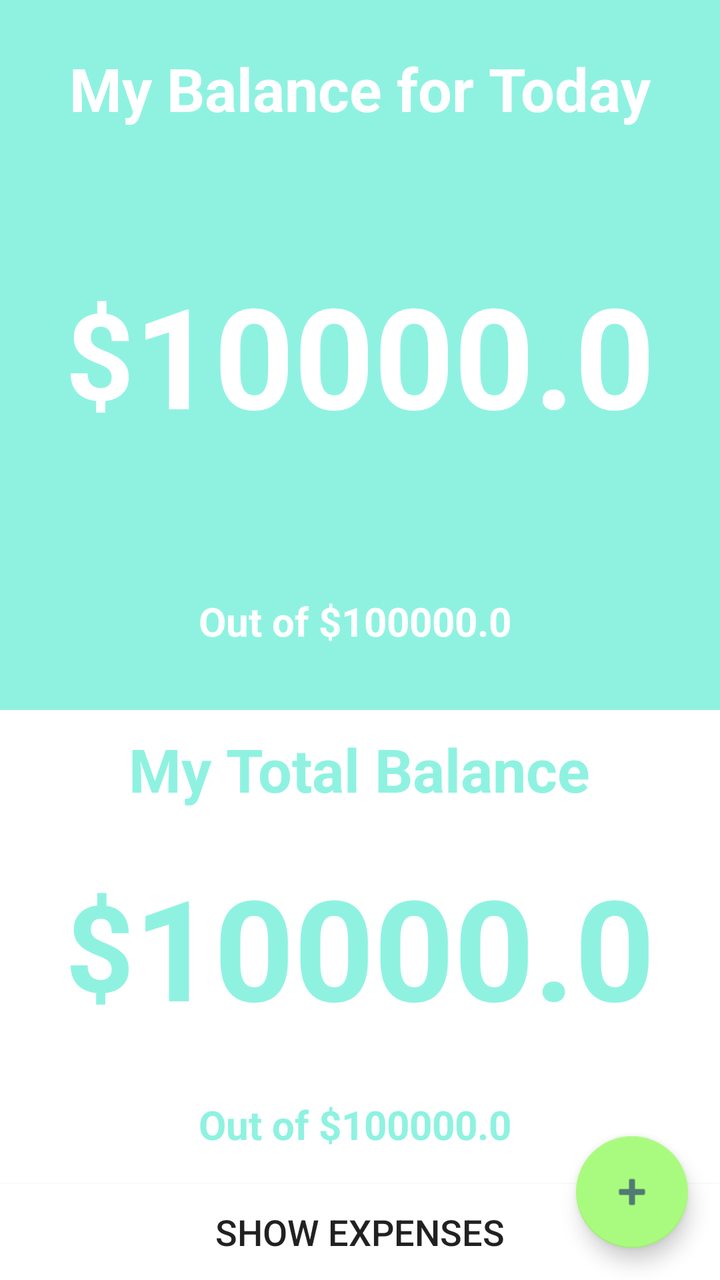
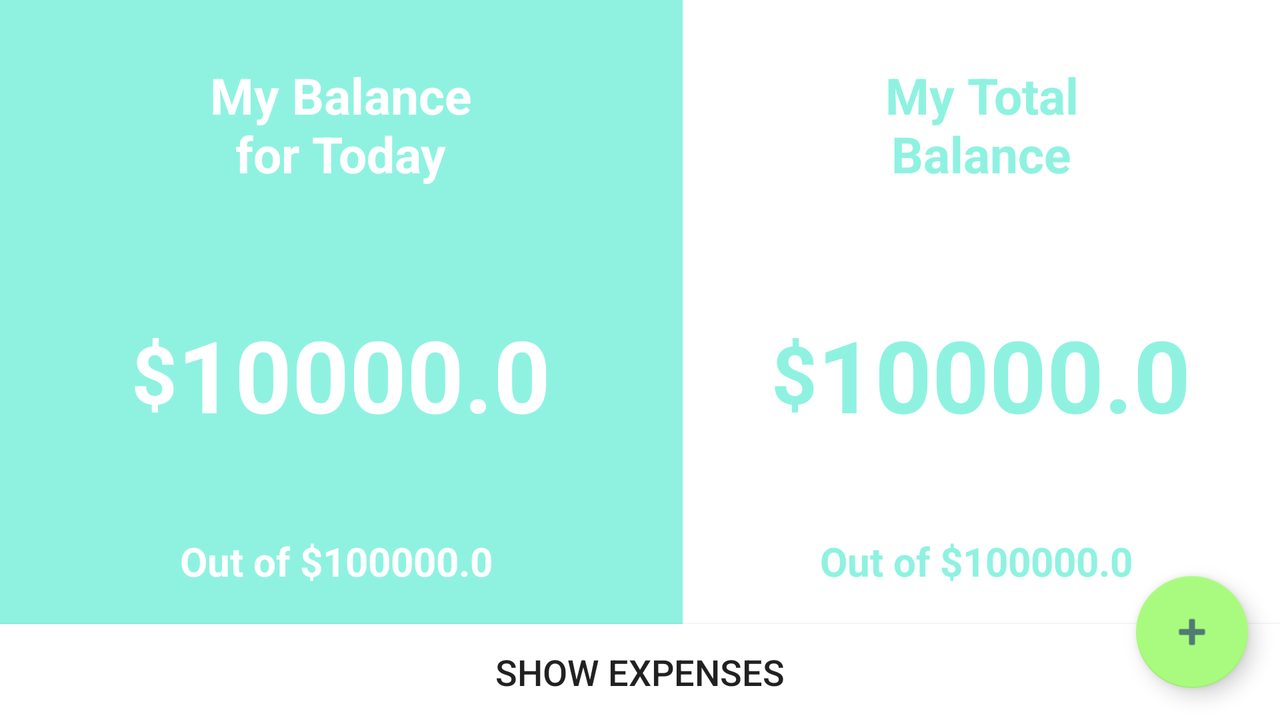

The same Android screen from two of the app's own layout files: first res/layout/ as a phone draws it, then the repository's variant for another configuration, drawn on a device whose configuration selects that folder. Both files follow.
<!-- AndroidManifest.xml: application theme AppTheme -->
<!-- res/layout/fragment_event_daily_details.xml -->
<FrameLayout xmlns:android="http://schemas.android.com/apk/res/android"
    xmlns:tools="http://schemas.android.com/tools"
    android:layout_width="match_parent"
    android:layout_height="match_parent"
    tools:context=".EventDetailsDailyFragment">
    <ScrollView  android:fillViewport="true"
        android:layout_width="match_parent"
        android:layout_height="match_parent">
        <LinearLayout
            android:layout_width="match_parent" android:orientation="vertical"
            android:layout_height="match_parent">
            <LinearLayout android:background="@color/lightBlue"
                android:layout_width="match_parent" android:id="@+id/event_daily_daily_container"
                android:orientation="vertical" android:layout_weight="3"
                android:layout_height="0dp">
                <RelativeLayout
                    android:layout_width="match_parent"
                    android:layout_height="0dp" android:layout_weight="1">
                    <TextView  android:layout_centerInParent="true" android:textColor="@android:color/white"
                        android:layout_width="wrap_content" android:textSize="30dp" android:textStyle="bold"
                        android:layout_height="wrap_content" android:text="@string/daily_balance_string"/>
                </RelativeLayout>
                <RelativeLayout
                    android:layout_width="match_parent"
                    android:layout_height="0dp" android:layout_weight="2">
                    <LinearLayout android:layout_centerInParent="true"
                        android:layout_centerHorizontal="true"
                        android:layout_width="wrap_content" android:layoutDirection="ltr"
                        android:layout_height="wrap_content">
                        <TextView android:id="@+id/event_daily_balance_daily_currency"
                            android:textStyle="bold" android:textColor="@android:color/white"
                            android:layout_marginTop="-5dp"
                            android:layout_width="wrap_content"
                            android:layout_height="wrap_content" android:textSize="60dp"
                            android:text="$"/>
                        <TextView android:id="@+id/event_daily_balance_daily"  android:textColor="@android:color/white" android:textStyle="bold"
                            android:layout_width="wrap_content" android:textSize="70dp"
                            android:layout_height="wrap_content" android:text="10000.0"/>
                    </LinearLayout>
                </RelativeLayout>
                <RelativeLayout
                    android:layout_width="match_parent"
                    android:layout_height="0dp" android:layout_weight="1">
                    <LinearLayout android:layout_centerInParent="true"
                        android:layout_width="wrap_content"
                        android:layout_height="wrap_content">
                        <TextView android:textColor="@android:color/white" android:textStyle="bold"
                            android:layout_width="wrap_content" android:layout_marginEnd="5dp" android:textSize="20dp"
                            android:layout_height="wrap_content" android:text="@string/daily_event_out_of" android:layout_centerHorizontal="true"/>
                        <LinearLayout android:layoutDirection="ltr"
                            android:layout_width="wrap_content"
                            android:layout_height="match_parent">
                            <TextView android:textColor="@android:color/white" android:textStyle="bold"
                                android:layout_width="wrap_content" android:textSize="20dp" android:id="@+id/event_daily_daily_allowance_currency"
                                android:layout_height="wrap_content" android:text="$" android:layout_centerHorizontal="true"/>
                            <TextView android:textColor="@android:color/white" android:textStyle="bold"
                                android:id="@+id/event_daily_daily_allowance"
                                android:layout_width="wrap_content" android:textSize="20dp"
                                android:layout_height="wrap_content" android:text="100000.0 " android:layout_centerHorizontal="true"/>
                        </LinearLayout>
                    </LinearLayout>
                </RelativeLayout>
            </LinearLayout>
            <LinearLayout android:orientation="vertical" android:background="@android:color/white"
                android:layout_width="match_parent" android:layout_weight="2"
                android:layout_height="0dp">
                <RelativeLayout
                    android:layout_width="match_parent"
                    android:layout_height="0dp" android:layout_weight="1">
                    <TextView  android:layout_centerInParent="true" android:textColor="@color/lightBlue"
                        android:layout_width="wrap_content" android:textSize="30dp" android:textStyle="bold"
                        android:layout_height="wrap_content" android:text="@string/daily_event_total_string"/>
                </RelativeLayout>
                <RelativeLayout
                    android:layout_width="match_parent"
                    android:layout_height="0dp" android:layout_weight="2">
                    <LinearLayout android:layout_centerInParent="true"
                        android:layout_centerHorizontal="true" android:layoutDirection="ltr"
                        android:layout_width="wrap_content"
                        android:layout_height="wrap_content">
                        <TextView android:id="@+id/event_daily_balance_total_currency"
                            android:textStyle="bold" android:textColor="@color/lightBlue"
                            android:layout_marginTop="-5dp"
                            android:layout_width="wrap_content"
                            android:layout_height="wrap_content" android:textSize="60dp"
                            android:text="$"/>
                        <TextView android:textColor="@color/lightBlue" android:id="@+id/event_daily_balance_total" android:textStyle="bold"
                            android:layout_width="wrap_content" android:textSize="70dp"
                            android:layout_height="wrap_content" android:text="10000.0"/>
                    </LinearLayout>
                </RelativeLayout>
                <RelativeLayout
                    android:layout_width="match_parent"
                    android:layout_height="0dp" android:layout_weight="1">
                    <LinearLayout android:layout_centerInParent="true"
                        android:layout_width="wrap_content"
                        android:layout_height="wrap_content">
                        <TextView android:textColor="@color/lightBlue" android:textStyle="bold"
                            android:layout_width="wrap_content" android:textSize="20dp" android:layout_marginEnd="5dp"
                            android:layout_height="wrap_content" android:text="@string/daily_event_out_of" android:layout_centerHorizontal="true"/>
                        <LinearLayout
                            android:layout_width="wrap_content" android:layoutDirection="ltr"
                            android:layout_height="match_parent">
                            <TextView android:textColor="@color/lightBlue" android:textStyle="bold"
                                android:layout_width="wrap_content" android:textSize="20dp" android:id="@+id/event_daily_badget_total_currency"
                                android:layout_height="wrap_content" android:text="$" android:layout_centerHorizontal="true"/>
                            <TextView android:textColor="@color/lightBlue" android:textStyle="bold"
                                android:layout_width="wrap_content" android:textSize="20dp" android:id="@+id/event_daily_money"
                                android:layout_height="wrap_content" android:text="100000.0 " android:layout_centerHorizontal="true"/>
                        </LinearLayout>
                    </LinearLayout>
                </RelativeLayout>
            </LinearLayout>
            <Button
                android:layout_width="match_parent" android:id="@+id/event_daily_show_expenses_btn" android:background="@android:color/white"
                android:layout_height="wrap_content" android:text="@string/daily_show_expenses_string" />
        </LinearLayout>

    </ScrollView>
    <android.support.design.widget.FloatingActionButton
        android:id="@+id/addExpense"
        android:layout_width="wrap_content"
        android:layout_height="wrap_content"
        android:layout_gravity="bottom|end"
        android:tint="@color/fontdefault"
        android:layout_margin="@dimen/fab_margin"
        android:src="@android:drawable/ic_input_add" />
</FrameLayout>
<!-- resources referenced by this layout -->
<resources>
  <color name="fontdefault">#507A72</color>
  <color name="lightBlue">#8ff2e1</color>
  <dimen name="fab_margin">16dp</dimen>
  <string name="daily_balance_string">My Balance for Today</string>
  <string name="daily_event_out_of">Out of </string>
  <string name="daily_event_total_string">My Total Balance</string>
  <string name="daily_show_expenses_string">Show Expenses</string>
  <style name="AppTheme" parent="Theme.AppCompat.Light.DarkActionBar">
          
          <item name="colorPrimary">@color/colorPrimary</item>
          <item name="colorPrimaryDark">@color/colorPrimaryDark</item>
          <item name="colorAccent">@color/colorAccent</item>
          <item name="android:textSize">18dp</item>
      </style>
  <color name="colorPrimary">#7bbbf6</color>
  <color name="colorPrimaryDark">#8ff2e1</color>
  <color name="colorAccent">#a9fb7f</color>
</resources>
<!-- res/layout-land/fragment_event_daily_details.xml (the repository's variant of the layout above) -->
<!-- drawn on the phone turned sideways -->
<FrameLayout xmlns:android="http://schemas.android.com/apk/res/android"
    xmlns:tools="http://schemas.android.com/tools"
    android:layout_width="match_parent"
    android:layout_height="match_parent"
    tools:context=".EventDetailsDailyFragment">
    <LinearLayout
        android:layout_width="match_parent" android:orientation="vertical"
        android:layout_height="match_parent">
        <LinearLayout
            android:layout_width="match_parent" android:orientation="horizontal"
            android:layout_height="0dp" android:layout_weight="1">
            <LinearLayout android:background="@color/lightBlue"
                android:layout_width="0dp" android:id="@+id/event_daily_daily_container"
                android:orientation="vertical" android:layout_weight="4"
                android:layout_height="match_parent">
                <RelativeLayout
                    android:layout_width="match_parent" android:padding="10dp"
                    android:layout_height="0dp" android:layout_weight="2">
                    <TextView  android:layout_centerInParent="true" android:textAlignment="center" android:textColor="@android:color/white"
                        android:layout_width="wrap_content" android:textSize="25dp" android:textStyle="bold"
                        android:layout_height="wrap_content" android:text="@string/daily_balance_string_land"/>
                </RelativeLayout>
                <RelativeLayout
                    android:layout_width="match_parent"
                    android:layout_height="0dp" android:layout_weight="2">
                    <LinearLayout android:layout_centerInParent="true"
                        android:layout_centerHorizontal="true"
                        android:layout_width="wrap_content" android:layoutDirection="ltr"
                        android:layout_height="wrap_content">
                        <TextView android:id="@+id/event_daily_balance_daily_currency"
                            android:textStyle="bold" android:textColor="@android:color/white"
                            android:layout_marginTop="-5dp"
                            android:layout_width="wrap_content"
                            android:layout_height="wrap_content" android:textSize="40dp"
                            android:text="$"/>
                        <TextView android:id="@+id/event_daily_balance_daily"  android:textColor="@android:color/white" android:textStyle="bold"
                            android:layout_width="wrap_content" android:textSize="50dp"
                            android:layout_height="wrap_content" android:text="10000.0"/>
                    </LinearLayout>
                </RelativeLayout>
                <RelativeLayout
                    android:layout_width="match_parent"
                    android:layout_height="0dp" android:layout_weight="1">
                    <LinearLayout android:layout_centerInParent="true"
                        android:layout_width="wrap_content"
                        android:layout_height="wrap_content">
                        <TextView android:textColor="@android:color/white" android:textStyle="bold"
                            android:layout_width="wrap_content" android:textSize="20dp" android:layout_marginEnd="5dp"
                            android:layout_height="wrap_content" android:text="@string/daily_event_out_of" android:layout_centerHorizontal="true"/>
                        <LinearLayout
                            android:layout_width="wrap_content" android:layoutDirection="ltr"
                            android:layout_height="match_parent">
                            <TextView android:textColor="@android:color/white" android:textStyle="bold"
                                android:layout_width="wrap_content" android:textSize="20dp" android:id="@+id/event_daily_daily_allowance_currency"
                                android:layout_height="wrap_content" android:text="$" android:layout_centerHorizontal="true"/>
                            <TextView android:textColor="@android:color/white" android:textStyle="bold"
                                android:id="@+id/event_daily_daily_allowance"
                                android:layout_width="wrap_content" android:textSize="20dp"
                                android:layout_height="wrap_content" android:text="100000.0 " android:layout_centerHorizontal="true"/>
                        </LinearLayout>
                    </LinearLayout>
                </RelativeLayout>
            </LinearLayout>
            <LinearLayout android:orientation="vertical" android:background="@android:color/white"
                android:layout_width="0dp" android:layout_weight="3.5"
                android:layout_height="match_parent">
                <RelativeLayout
                    android:layout_width="match_parent"
                    android:layout_height="0dp" android:layout_weight="2">
                    <TextView  android:layout_centerInParent="true" android:textColor="@color/lightBlue"
                        android:layout_width="wrap_content" android:textSize="25dp" android:textAlignment="center" android:textStyle="bold"
                        android:layout_height="wrap_content" android:text="@string/daily_event_total_string_land"/>
                </RelativeLayout>
                <RelativeLayout
                    android:layout_width="match_parent"
                    android:layout_height="0dp" android:layout_weight="2">
                    <LinearLayout android:layout_centerInParent="true"
                        android:layout_centerHorizontal="true"
                        android:layout_width="wrap_content" android:layoutDirection="ltr"
                        android:layout_height="wrap_content">
                        <TextView android:id="@+id/event_daily_balance_total_currency"
                            android:textStyle="bold" android:textColor="@color/lightBlue"
                            android:layout_marginTop="-5dp"
                            android:layout_width="wrap_content"
                            android:layout_height="wrap_content" android:textSize="40dp"
                            android:text="$"/>
                        <TextView android:textColor="@color/lightBlue" android:id="@+id/event_daily_balance_total" android:textStyle="bold"
                            android:layout_width="wrap_content" android:textSize="50dp"
                            android:layout_height="wrap_content" android:text="10000.0"/>
                    </LinearLayout>
                </RelativeLayout>
                <RelativeLayout
                    android:layout_width="match_parent"
                    android:layout_height="0dp" android:layout_weight="1">
                    <LinearLayout android:layout_centerInParent="true"
                        android:layout_width="wrap_content"
                        android:layout_height="wrap_content">
                        <TextView android:textColor="@color/lightBlue" android:textStyle="bold"
                            android:layout_width="wrap_content" android:textSize="20dp" android:layout_marginEnd="5dp"
                            android:layout_height="wrap_content" android:text="@string/daily_event_out_of" android:layout_centerHorizontal="true"/>
                        <LinearLayout
                            android:layout_width="wrap_content" android:layoutDirection="ltr"
                            android:layout_height="match_parent">
                            <TextView android:textColor="@color/lightBlue"
                                android:textStyle="bold" android:id="@+id/event_daily_badget_total_currency"
                                android:layout_width="wrap_content" android:textSize="20dp"
                                android:layout_height="wrap_content" android:text="$" android:layout_centerHorizontal="true"/>
                            <TextView android:textColor="@color/lightBlue" android:textStyle="bold"
                                android:layout_width="wrap_content" android:textSize="20dp" android:id="@+id/event_daily_money"
                                android:layout_height="wrap_content" android:text="100000.0 " android:layout_centerHorizontal="true"/>
                        </LinearLayout>
                    </LinearLayout>
                </RelativeLayout>
            </LinearLayout>
        </LinearLayout>
        <Button
            android:layout_width="match_parent" android:id="@+id/event_daily_show_expenses_btn" android:background="@android:color/white"
            android:layout_height="wrap_content" android:text="@string/daily_show_expenses_string" />
        </LinearLayout>
    <android.support.design.widget.FloatingActionButton
        android:id="@+id/addExpense"
        android:layout_width="wrap_content"
        android:layout_height="wrap_content"
        android:layout_gravity="bottom|end"
        android:tint="@color/fontdefault"
        android:layout_margin="@dimen/fab_margin"
        android:src="@android:drawable/ic_input_add" />
</FrameLayout>
<!-- resources referenced by the variant -->
<!-- as the phone turned sideways resolves them -->
<resources>
  <color name="fontdefault">#507A72</color>
  <color name="lightBlue">#8ff2e1</color>
  <dimen name="fab_margin">16dp</dimen>
  <string name="daily_balance_string_land">My Balance\nfor Today</string>
  <string name="daily_event_out_of">Out of </string>
  <string name="daily_event_total_string_land">My Total\nBalance</string>
  <string name="daily_show_expenses_string">Show Expenses</string>
  <style name="AppTheme" parent="Theme.AppCompat.Light.DarkActionBar">
          
          <item name="colorPrimary">@color/colorPrimary</item>
          <item name="colorPrimaryDark">@color/colorPrimaryDark</item>
          <item name="colorAccent">@color/colorAccent</item>
          <item name="android:textSize">18dp</item>
      </style>
  <color name="colorPrimary">#7bbbf6</color>
  <color name="colorPrimaryDark">#8ff2e1</color>
  <color name="colorAccent">#a9fb7f</color>
</resources>
